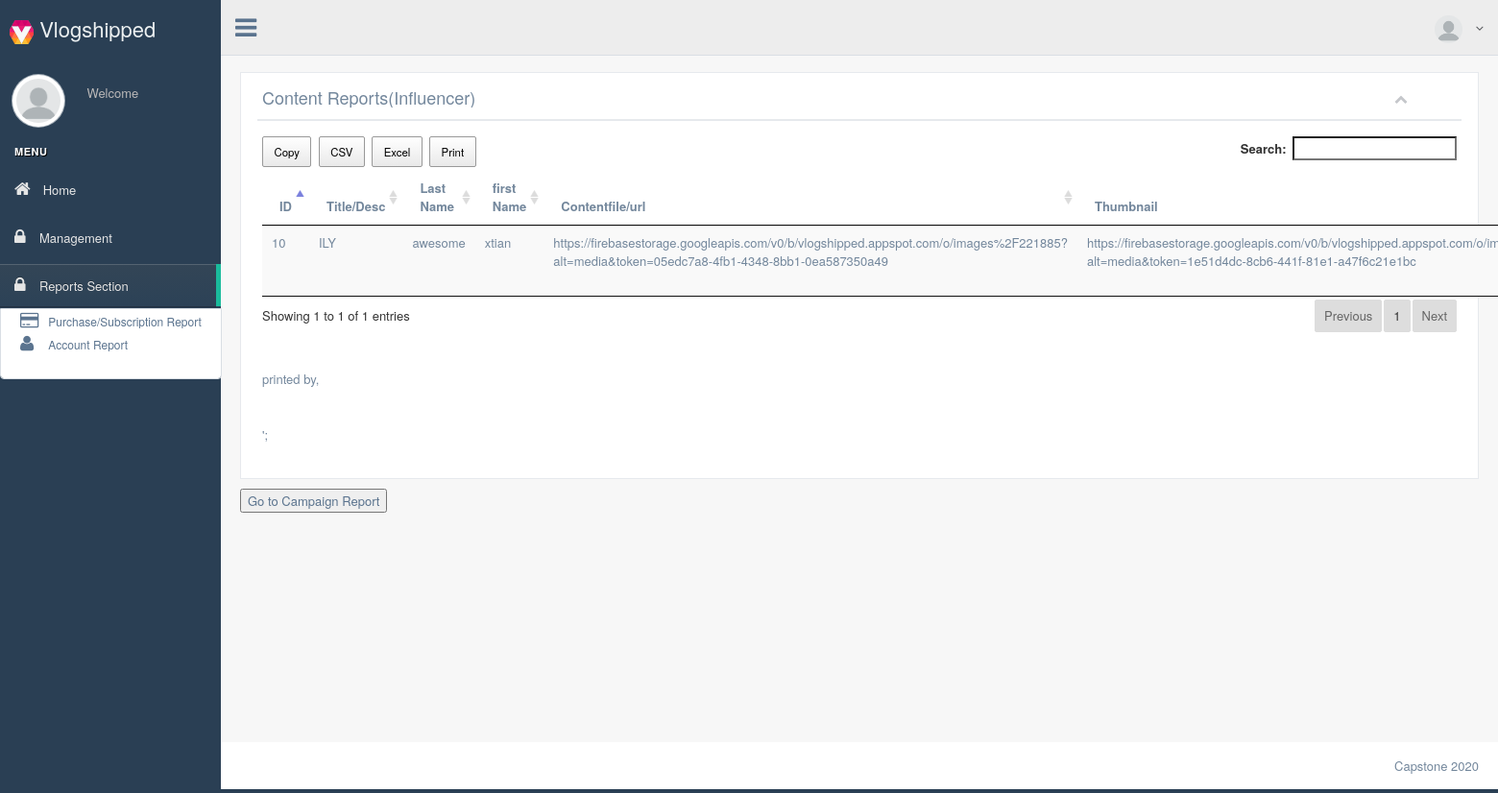
The app's page /view/reports/contentReport.php (signed in), older data.
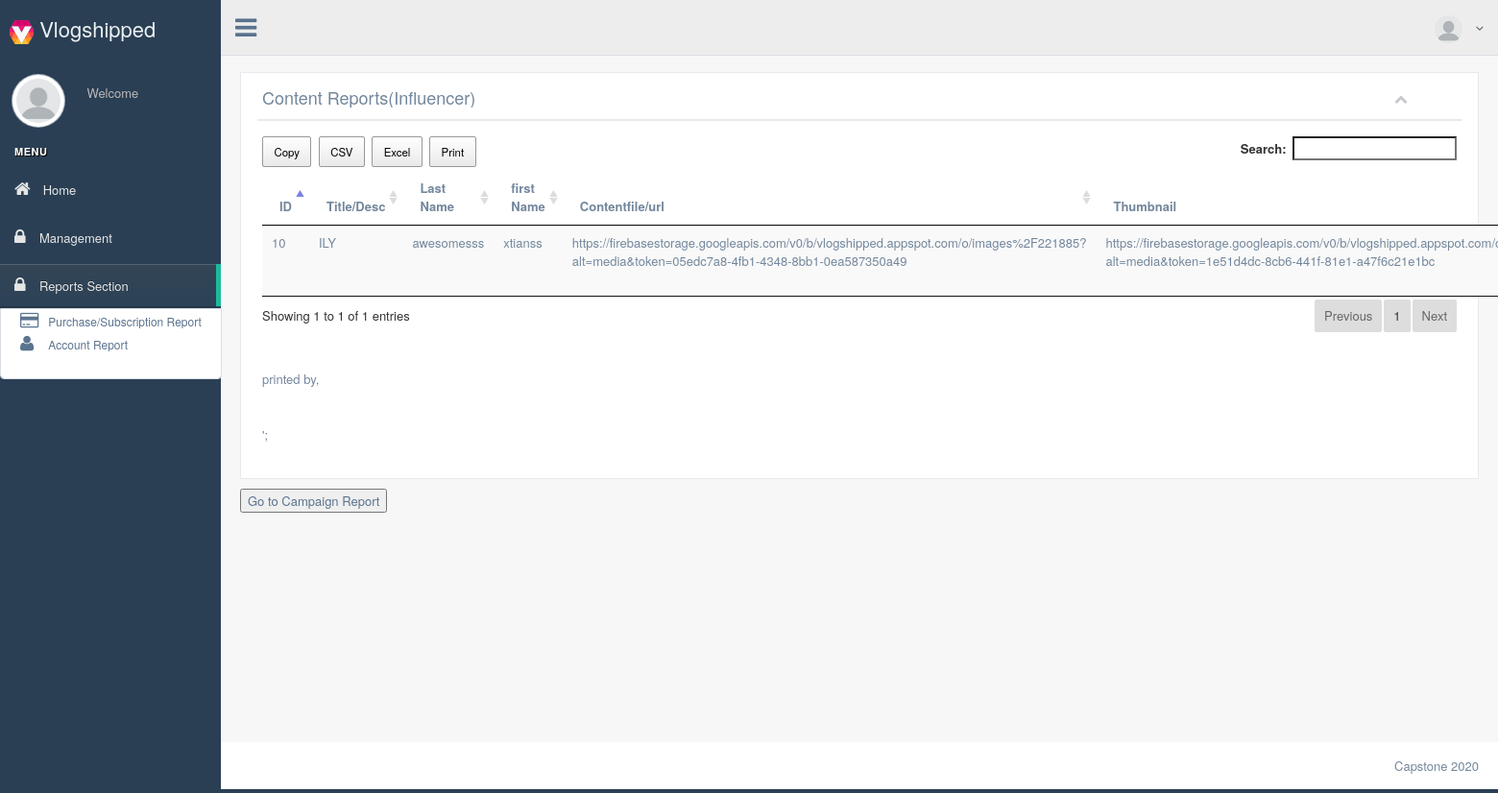
The same page, newer data.
### tables this page shows
CREATE TABLE `content` (
  `id` int(11) NOT NULL,
  `url` varchar(255) NOT NULL,
  `thumbnail` varchar(255) NOT NULL,
  `user_id` int(11) NOT NULL,
  `description` varchar(255) NOT NULL,
  `created_at` timestamp NOT NULL DEFAULT CURRENT_TIMESTAMP,
  `updated_at` timestamp NOT NULL DEFAULT CURRENT_TIMESTAMP
);

CREATE TABLE `users` (
  `id` int(11) NOT NULL,
  `user_type` int(11) NOT NULL,
  `user_status` int(11) NOT NULL,
  `email_address` varchar(255) NOT NULL,
  `profile_picture` varchar(255) DEFAULT NULL,
  `password` varchar(255) NOT NULL,
  `company_name` varchar(255) NOT NULL,
  `first_name` varchar(255) NOT NULL,
  `last_name` varchar(255) NOT NULL,
  `category` varchar(255) NOT NULL,
  `gender` varchar(255) NOT NULL,
  `birthday` varchar(255) NOT NULL,
  `mobile_number` varchar(255) NOT NULL,
  `website` varchar(255) NOT NULL,
  `description` varchar(255) NOT NULL,
  `created_at` timestamp NOT NULL DEFAULT CURRENT_TIMESTAMP,
  `updated_at` timestamp NOT NULL DEFAULT CURRENT_TIMESTAMP
);

### model/contentModel.php (called while the page is built, shortened)
<?php
require 'db/dbhelper.php';
Class Content extends DBHelper{
    private $table = 'content';
    function __construct(){
        return DBHelper::__construct();
    }
 function getAllCont(){
     return DBHelper::getAllContent($this->table);
 }
}

### db_class.php (called while the page is built, shortened)
<?php
	class MYDB
	{
		static $hostname = "localhost";
		static $dbname = "vlogshipped";
		static $username  = "root";
		static $password = "";
		public static function query($sql, $params=array(), $transaction)
		{
			$rows = array();
			try
			{
				$db = new PDO("mysql:host=". self::$hostname ."; dbname=". self::$dbname,  self::$username,  self::$password);
				$db->setAttribute(PDO::ATTR_ERRMODE, PDO::ERRMODE_EXCEPTION);
				$cmd = $db->prepare($sql);
				$cmd->execute($params);
				if($transaction == "SELECT")
					$rows = $cmd->fetchAll();
				else
					$rows = $db->lastInsertId();
			}
			catch(PDOException $e)
			{
				echo $e->getMessage();
			}
			return $rows;
		}
	}
?>

### model/db/DBHelper.php (called while the page is built, shortened)
<?php
Class DBHelper{
		private $hostname='localhost';
		private $username='root';
		private $password='';
		private $database='vlogshipped';
		private $conn;
function __construct(){
    try{
        $this->conn=new PDO("mysql:host=$this->hostname;dbname=$this->database",$this->username,$this->password);
    }catch(PDOException $e){ echo $e->getMessage();}
}
    function getAllContent($table){
        $sql="SELECT *, content.description as descrip, content.id as content_id FROM content LEFT JOIN users on content.user_id = users.id";
        try{
            $stmt=$this->conn->prepare($sql);
            $stmt->execute();
            $rows=$stmt->fetchAll(PDO::FETCH_ASSOC);
        }catch(PDOException $e){ echo $e->getMessage();}
        return $rows;
    }
}

### view/reports/contentReport.php (the view, shortened to what the changed rows need)
<?php
	require_once("../../db_class.php");
	$id = $_SESSION["username"];
	$exist_user = MYDB::query(
															"select
																*
															from
																admin
															where
																username = ? "
															,
															array($id)
															,
															"SELECT"
														);
?>
<!DOCTYPE html>
<html lang="en">
<head>
	<link rel="stylesheet" href="../assets/css/bs.css">
	<link rel="stylesheet" href="../assets/css/fa.css">
	<link rel="stylesheet" href="../assets/css/progress.css">
	<link rel="stylesheet" href="../assets/css/green.css">
	<link rel="stylesheet" href="../assets/css/animate.css">
	<link rel="stylesheet" href="../assets/css/custom.css">
	<link rel="stylesheet" href="../assets/css/jquery.dataTables.min.css">
	<link rel="stylesheet" href="../assets/css/buttons.dataTables.min.css"> </head>
<body class="nav-md" ng-app="myApp">
	<div class="container body" ng-controller="myCtrl">
		<div class="main_container">
			<?php
			require '../../model/contentModel.php';
			$content = new Content();
			$cont=$content->getAllCont();
			?>
			<div class="right_col" role="main">
				<div class="row">
					<div class="col-md-12">
						<div class="x_panel">
							<div class="x_title">
								<h2> Content Reports(Influencer)</h2>
							</div>
							<div class="x_content">
								<table class="table table-striped projects" id="datatable-buttons" >
									<thead>
										<tr>
                                            <th> ID </th>
                                            <th> Title/Desc </th>
                                            <th> Last Name</th>
                                            <th> first Name</th>
                                            <th> Contentfile/url</th>
                                            <th> Thumbnail</th>
										</tr>
									</thead>
									<tbody>
									    <?php foreach($cont as $c): ?>
										<tr>
                                            <td><?php echo $c['id'];?></td>
                                            <td><?php echo $c['descrip'];?></td>
                                            <td><?php echo $c['last_name'];?></td>
                                            <td><?php echo $c['first_name'];?></td>
											<td><?php echo $c['url'];?></td>
                                            <td><?php echo $c['thumbnail'];?></td>
										</tr>
										<?php endforeach?>
									</tbody>
								</table>
                            </div>
						</div>
                    </div>
				</div>
            </div>
		</div>
	</div>
</body>
</html>

Row changes from the older to the newer data that the page shows:
changed through a linked row, content "ILY": user.last_name "awesome" → "awesomesss"; user.first_name "xtian" → "xtianss"
